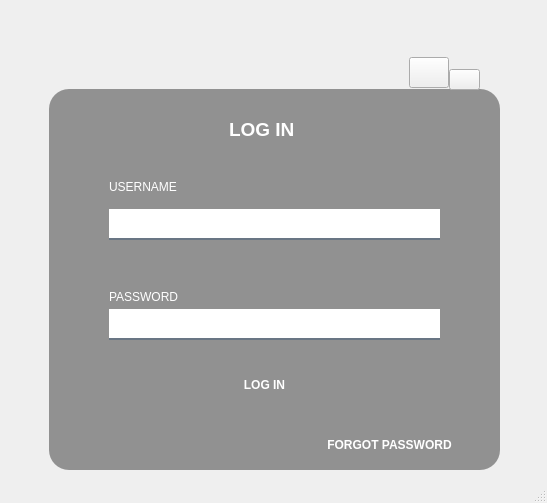
<?xml version="1.0" encoding="UTF-8"?>
<ui version="4.0">
 <class>MainWindow</class>
 <widget class="QMainWindow" name="MainWindow">
  <property name="geometry">
   <rect>
    <x>0</x>
    <y>0</y>
    <width>547</width>
    <height>503</height>
   </rect>
  </property>
  <property name="windowTitle">
   <string>MainWindow</string>
  </property>
  <property name="styleSheet">
   <string notr="true"/>
  </property>
  <widget class="QWidget" name="centralwidget">
   <property name="minimumSize">
    <size>
     <width>547</width>
     <height>478</height>
    </size>
   </property>
   <property name="styleSheet">
    <string notr="true"/>
   </property>
   <widget class="QWidget" name="widget" native="true">
    <property name="geometry">
     <rect>
      <x>29</x>
      <y>29</y>
      <width>501</width>
      <height>481</height>
     </rect>
    </property>
    <widget class="QLabel" name="image">
     <property name="geometry">
      <rect>
       <x>10</x>
       <y>30</y>
       <width>471</width>
       <height>420</height>
      </rect>
     </property>
     <property name="styleSheet">
      <string notr="true">background-image: url(:/images/hand-painted-pastel-green-watercolour-background_1048-20233.avif);
border-image: url(:/images/hand-painted-pastel-green-watercolour-background_1048-20233.jpg);</string>
     </property>
     <property name="text">
      <string/>
     </property>
    </widget>
    <widget class="QLabel" name="transparent">
     <property name="geometry">
      <rect>
       <x>10</x>
       <y>30</y>
       <width>471</width>
       <height>420</height>
      </rect>
     </property>
     <property name="styleSheet">
      <string notr="true"> background-color: qradialgradient(
        cx: 0.5, cy: 0.5,
        fx: 0.5, fy: 0.5,
        radius: 1.0,
        stop: 0 rgba(255, 255, 255, 0),     /* Fully transparent center */
        stop: 0.8 rgba(0, 0, 0, 50),        /* Slightly dark mid */
        stop: 1 rgba(0, 0, 0, 120)          /* Darker edges */
    );
border-radius:20px</string>
     </property>
     <property name="text">
      <string/>
     </property>
    </widget>
    <widget class="QLabel" name="darktransparent">
     <property name="geometry">
      <rect>
       <x>20</x>
       <y>60</y>
       <width>451</width>
       <height>381</height>
      </rect>
     </property>
     <property name="styleSheet">
      <string notr="true">background-color: rgba(0, 0, 0, 100);
border-radius: 20px;</string>
     </property>
     <property name="text">
      <string/>
     </property>
    </widget>
    <widget class="QLabel" name="logintext">
     <property name="geometry">
      <rect>
       <x>200</x>
       <y>80</y>
       <width>90</width>
       <height>40</height>
      </rect>
     </property>
     <property name="font">
      <font>
       <pointsize>14</pointsize>
       <weight>75</weight>
       <bold>true</bold>
      </font>
     </property>
     <property name="styleSheet">
      <string notr="true">color:white;</string>
     </property>
     <property name="text">
      <string>LOG IN</string>
     </property>
    </widget>
    <widget class="QLineEdit" name="usernameline">
     <property name="geometry">
      <rect>
       <x>80</x>
       <y>180</y>
       <width>331</width>
       <height>31</height>
      </rect>
     </property>
     <property name="styleSheet">
      <string notr="true">background: qlineargradient(
    x1: 0, y1: 0, x2: 0, y2: 1,
    stop: 0 rgba(0, 0, 0, 0),
    stop: 0.8 rgba(0, 0, 0, 0),
    stop: 1 rgba(105, 118, 132, 0.3)
);
border: none;
border-bottom: 2px solid rgba(105, 118, 132, 255);
color: rgba(255, 255, 255, 230);
padding-bottom: 7px;</string>
     </property>
    </widget>
    <widget class="QLineEdit" name="passwordline">
     <property name="geometry">
      <rect>
       <x>80</x>
       <y>280</y>
       <width>331</width>
       <height>31</height>
      </rect>
     </property>
     <property name="styleSheet">
      <string notr="true">background: qlineargradient(
    x1: 0, y1: 0, x2: 0, y2: 1,
    stop: 0 rgba(0, 0, 0, 0),
    stop: 0.8 rgba(0, 0, 0, 0),
    stop: 1 rgba(105, 118, 132, 0.3)
);
border: none;
border-bottom: 2px solid rgba(105, 118, 132, 255);
color: rgba(255, 255, 255, 230);
padding-bottom: 7px;
</string>
     </property>
    </widget>
    <widget class="QLabel" name="usernametext">
     <property name="geometry">
      <rect>
       <x>80</x>
       <y>150</y>
       <width>91</width>
       <height>16</height>
      </rect>
     </property>
     <property name="styleSheet">
      <string notr="true">color:white;
font: 63 10pt &quot;Poppins SemiBold&quot;;</string>
     </property>
     <property name="text">
      <string>USERNAME</string>
     </property>
    </widget>
    <widget class="QLabel" name="passwordtext">
     <property name="geometry">
      <rect>
       <x>80</x>
       <y>260</y>
       <width>101</width>
       <height>16</height>
      </rect>
     </property>
     <property name="styleSheet">
      <string notr="true">color:white;
font: 63 10pt &quot;Poppins SemiBold&quot;;</string>
     </property>
     <property name="text">
      <string>PASSWORD</string>
     </property>
    </widget>
    <widget class="QPushButton" name="forgotpassword">
     <property name="geometry">
      <rect>
       <x>280</x>
       <y>400</y>
       <width>161</width>
       <height>31</height>
      </rect>
     </property>
     <property name="styleSheet">
      <string notr="true">QPushButton {
    background-color: transparent;
    color: white;
    border-radius: 5px;
    padding: 8px 16px;
    font-weight: bold;
}
</string>
     </property>
     <property name="text">
      <string>FORGOT PASSWORD</string>
     </property>
    </widget>
    <widget class="QPushButton" name="loginButton">
     <property name="geometry">
      <rect>
       <x>160</x>
       <y>330</y>
       <width>151</width>
       <height>51</height>
      </rect>
     </property>
     <property name="styleSheet">
      <string notr="true">QPushButton {
    background-color: transparent;
    color: white;
    border-radius: 5px;
    padding: 8px 16px;
    font-weight: bold;
}


QPushButton:hover {
    background-color: #82D37B;
    color: white;
}</string>
     </property>
     <property name="text">
      <string>LOG IN</string>
     </property>
    </widget>
    <widget class="QPushButton" name="minimizebutton">
     <property name="geometry">
      <rect>
       <x>380</x>
       <y>28</y>
       <width>40</width>
       <height>31</height>
      </rect>
     </property>
     <property name="styleSheet">
      <string notr="true">border-image: url(:/images/IMAGES/minimize_24dp_E3E3E3_FILL0_wght400_GRAD0_opsz24.png);
</string>
     </property>
     <property name="text">
      <string/>
     </property>
    </widget>
    <widget class="QPushButton" name="closebutton">
     <property name="geometry">
      <rect>
       <x>420</x>
       <y>40</y>
       <width>31</width>
       <height>21</height>
      </rect>
     </property>
     <property name="styleSheet">
      <string notr="true">border-image: url(:/images/IMAGES/close_24dp_E3E3E3_FILL0_wght400_GRAD0_opsz24.png);</string>
     </property>
     <property name="text">
      <string/>
     </property>
    </widget>
   </widget>
  </widget>
  <widget class="QStatusBar" name="statusbar"/>
 </widget>
 <resources>
  <include location="CABANGAHAN CONNECTS/IMAGES/res.qrc"/>
 </resources>
 <connections/>
</ui>
